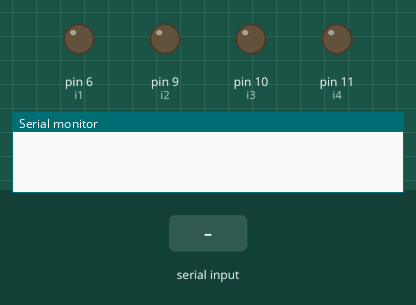
This sketch was run on a simulated Arduino Uno, built with avr-gcc and run on an emulated ATmega328P. Parts: output pins drawn as LEDs (lit = HIGH), the last lines printed to the serial monitor. The inputs (shaded band) are chosen by the test bench.

Above: at 1.2 s.
1.3 s: "2" received over Serial
At 2.1 s:
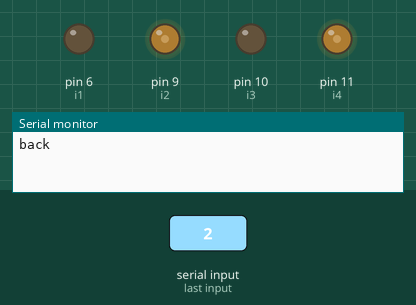
2.8 s: "1" received over Serial
At 3.7 s:
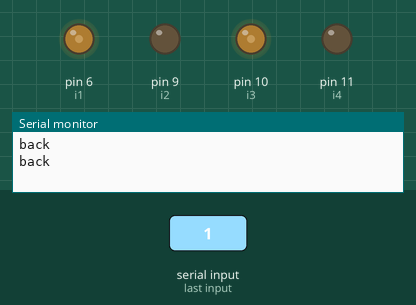
4.8 s: "3" received over Serial
At 6.4 s:
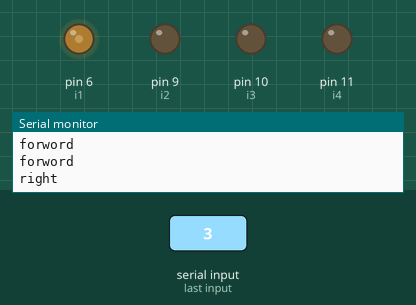
6.8 s: "4" received over Serial
At 7.9 s:
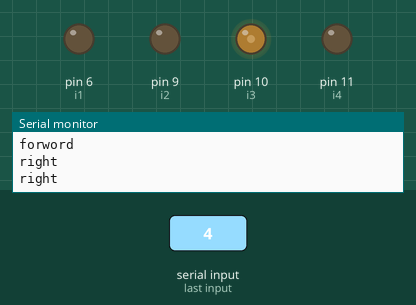
Timing chart, 0 to 9.8 s (numbered marks = the images above; inputs shaded):
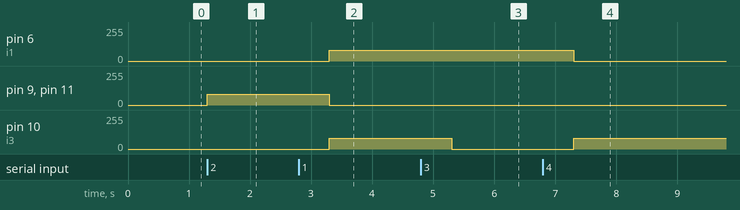

The sketch:

BLUETOOTH_CONTROLE_ROBOT_USING_L298N.ino
```cpp
int i1=6;
int i2=9;
int i3=10;
int i4=11;
int state;
void setup()
{
  pinMode(i1,OUTPUT);
  pinMode(i2,OUTPUT);


  pinMode(i3,OUTPUT);
  pinMode(i4,OUTPUT);
 Serial.begin(9600);
}
void loop()
{
  while(Serial.available()>0)
  state=Serial.read();
  if(state=='2')
  {
    digitalWrite(i1,LOW);
    analogWrite(i2,80);
    digitalWrite(i3,LOW);
    analogWrite(i4,80);
    Serial.println("back");
    delay(1000);
  }
  if(state=='1')
  {

    analogWrite(i1,80);
    digitalWrite(i2,LOW);
    analogWrite(i3,80);
    digitalWrite(i4,LOW);

    delay(1000);

  Serial.println("forword");
  }

   if(state=='3')
  {
    analogWrite(i1,80);
    digitalWrite(i2,LOW);
    digitalWrite(i3,LOW);
    digitalWrite(i4,LOW);
    delay(1000);
    Serial.println("right");

  }
   if(state=='4')
  {
    digitalWrite(i1,LOW);
    digitalWrite(i2,LOW);
    analogWrite(i3,80);
    digitalWrite(i4,LOW);
    delay(1000);
    Serial.println("left");
  }
   if(state=='5')
  {
    digitalWrite(i1,LOW);
    digitalWrite(i2,LOW);
    digitalWrite(i3,LOW);
    digitalWrite(i4,LOW);
    Serial.println("stop");
  }
}
```

Measured:
- after the input at 1.3 s, pin 9 (i2), pin 11 (i4): 0/255 → 80/255 at once
- after the input at 2.8 s, pin 6 (i1), pin 10 (i3): 0/255 → 80/255 after 0.50 s; pin 9 (i2), pin 11 (i4): 80/255 → 0/255 after 0.50 s
- after the input at 4.8 s, pin 10 (i3): 80/255 → 0/255 after 0.50 s
- after the input at 6.8 s, pin 6 (i1): 80/255 → 0/255 after 0.50 s; pin 10 (i3): 0/255 → 80/255 after 0.50 s
